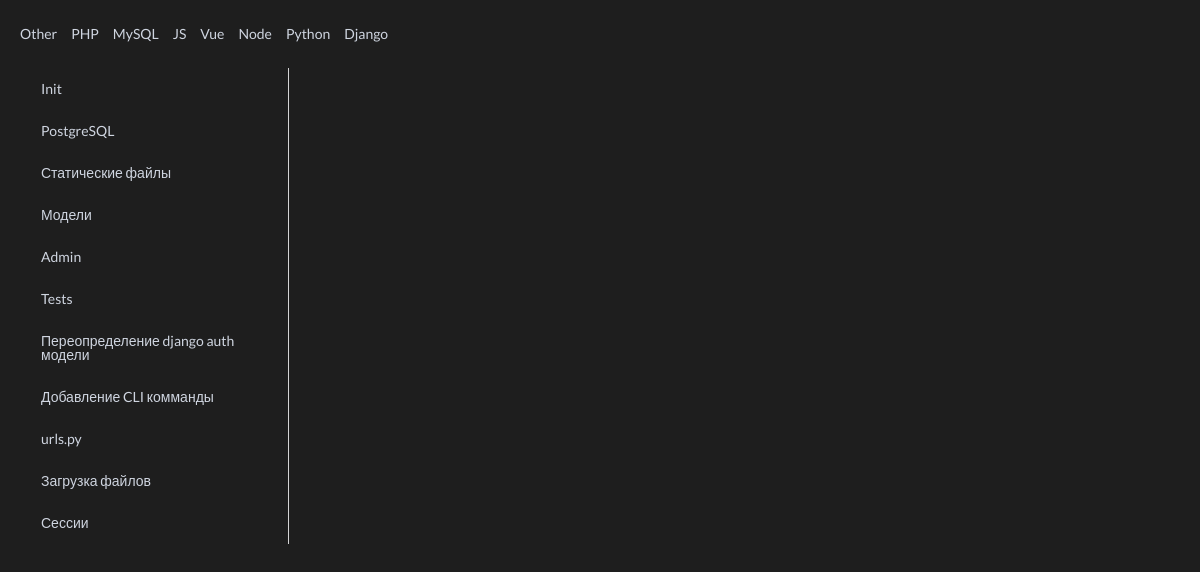
The app's page /info?t=dj with its own data.
### scraps/models.py (models this page shows, shortened)
class Technology(models.Model):
    name = models.CharField(verbose_name='Name of technology', max_length=255)
    link_name = models.CharField(verbose_name='Link name of technology(JavaScript=js)', max_length=255)
    class Meta:
        verbose_name_plural = 'Technologis'
        verbose_name = 'Technology'

class Content(models.Model):
    technology = models.ForeignKey(Technology, on_delete=models.CASCADE, related_name='technology')
    title = models.CharField(verbose_name='Title', max_length=255)
    content = models.TextField(verbose_name='Content', default='<pre data-enlighter-language="python"></pre>')
    class Meta:
        verbose_name_plural = 'Contents'
        verbose_name = 'Content'
        ordering = ['id']

### scraps/views.py (the view)
# urls.py: path('info', views.get_info, name='info'),
def get_info(req):
    technologies = models.Technology.objects.all().values()
    select_tech = req.GET['t'] or 'py'
    get_object_or_404(models.Technology, link_name=select_tech)
    content = models.Content.objects.filter(technology__link_name=select_tech)
    return render(req, 'info_page.html', context={'content': content, 'technologies': technologies})

### scraps/templates/info_page.html (shortened to what this page needs)
{% extends 'index.html' %}
{% block data %}
  <div class="ui grid">
  <div class="four wide column">
    <div class="ui vertical fluid tabular attached menu">
      {% for el in content %}
        <a class="item" data-tab="data-tab-{{ el.id }}">
          {{ el.title }}
        </a>
      {% endfor %}
    </div>
  </div>
  <div class="twelve wide stretched column">
    {% for el in content %}
        {{ el.content|safe }}
    {% endfor %}
  </div>
</div>
{% endblock %}

### scraps/templates/index.html (shortened to what this page needs)
{% extends 'base.html' %}
{% block content %}
  <div class="ui text menu">
      {% for tclgy in technologies %}
        <a class="item" href="/info?t={{ tclgy.link_name }}">
          {{ tclgy.name }}
        </a>
      {% endfor %}
  </div>
  <div class="ui content">
      {% block data %}
      {% endblock %}
  </div>
{% endblock %}

### static/css/style.css (style rules this page uses)
body { margin: 0 20px; }
html, body { background-color: #1E1E1E !important; }
:not(.enlighter) p, :not(.enlighter) a, :not(.enlighter) h1, :not(.enlighter) h2, :not(.enlighter) h3, :not(.enlighter) h4, :not(.enlighter) h5, :not(.enlighter) h6, :not(.enlighter) li { color: #cfd5e0 !important; }

### records on screen
Technology: name "Other"
Technology: name "PHP"
Technology: name "MySQL"
Technology: name "JS"
Technology: name "Vue"
Technology: name "Node"
Technology: name "Python"
Technology: name "Django"
Content: title "Init"
Content: title "PostgreSQL"
Content: title "Статические файлы"
Content: title "Модели"
Content: title "Admin"
Content: title "Tests"
Content: title "Переопределение django auth модели"
Content: title "Добавление CLI комманды"
Content: title "urls.py"
Content: title "Загрузка файлов"
Content: title "Сессии"
